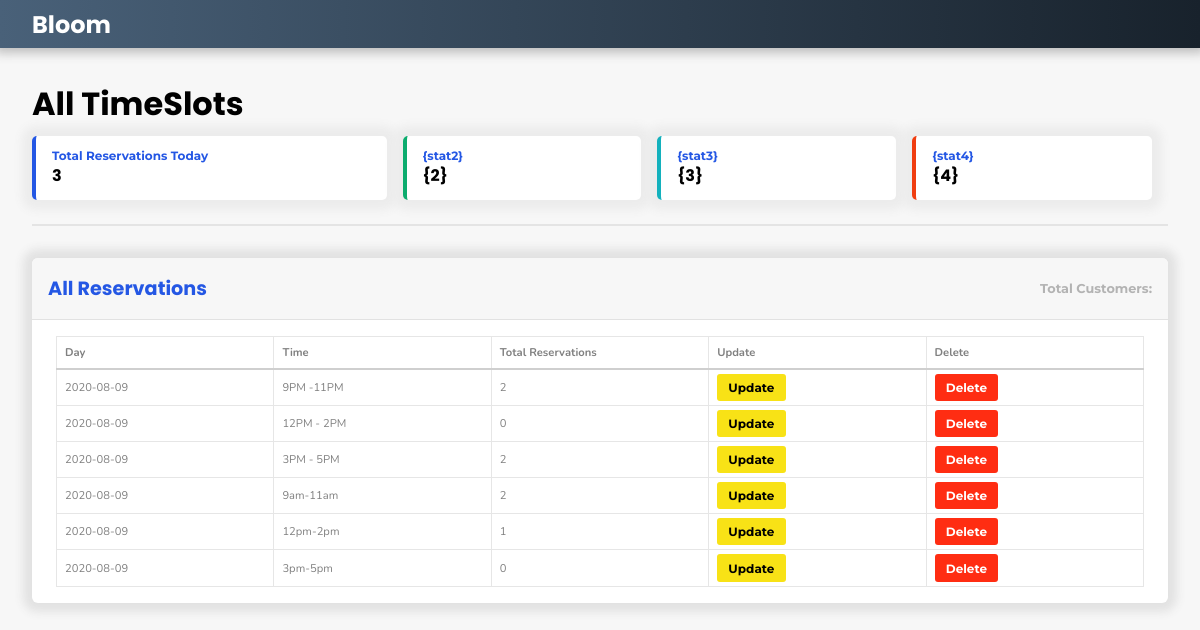
The page /timeslots/ on the database as committed earlier.
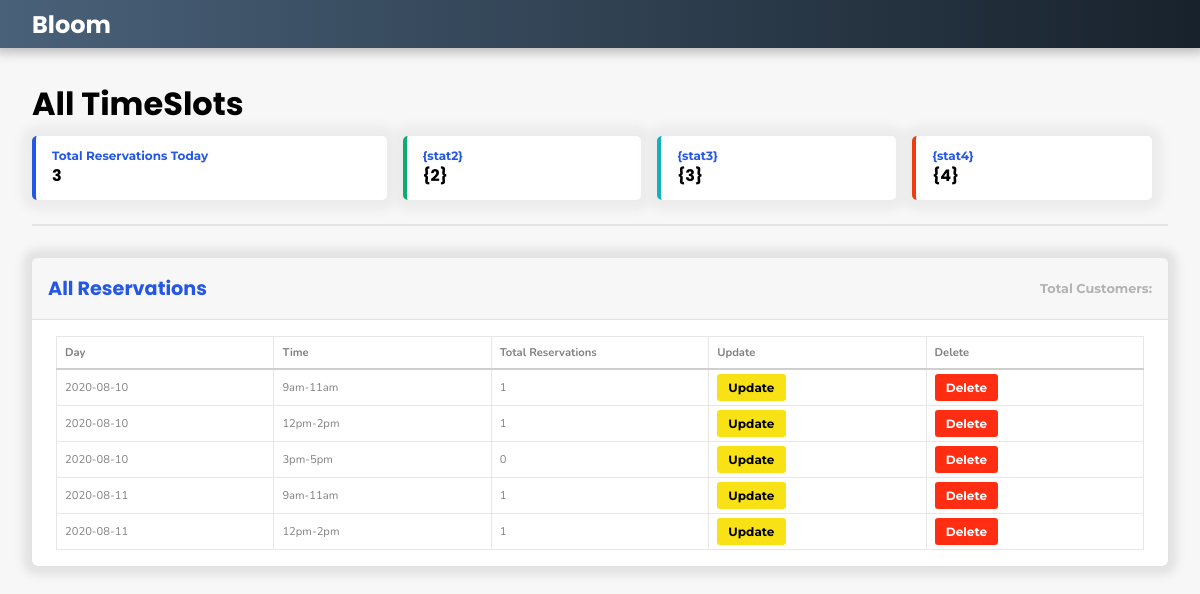
The same page on the database as committed later.
### reservations/models.py (models this page shows, shortened)
class TimeSlot(models.Model):
    TIMESLOTS = (
        ('9am-11am','9am-11am'),
        ('12pm-2pm','12pm-2pm'),
        ('3pm-5pm','3pm-5pm'),
    )
    time_slot = models.CharField(max_length=10, null=True, choices=TIMESLOTS, default="Choose a time window")
    day = models.ForeignKey(Day, related_name="timeslot_set", null=True, on_delete= models.CASCADE)
    capacity = models.IntegerField(blank=True, default=13, editable=False)

class Day(models.Model):
    today = date.today()
    tomorrow = today + timedelta(days=1)
    day = models.DateField(default=tomorrow, blank=False)
    date_created = models.DateField(default=today, blank=False)
    notes = models.TextField(max_length=2000, null=True, blank=True)
    def __str__(self):
        return "{}".format(self.day)

### reservations/views_read.py (the view)
# urls.py: path('timeslots/', timeslots_all_page),
def timeslots_all_page(request):
    timeslots = TimeSlot.objects.all()
    page_title = "All TimeSlots"
    context = {"page_title":page_title, 'timeslots':timeslots}
    template_name = 'timeslot/timeslots_all.html'
    return render(request, template_name, context)

### reservations/templates/timeslot/timeslots_all.html (shortened to what this page needs)
{% extends "base.html" %}
{% load static %}
{% block extra_head %}
<link rel="stylesheet" type="text/css" href="{% static 'css/customer/customer.css' %}">
{% endblock %}
{% block content %}
<div class="section">
</div>
<div class="card">
    <header>
        <h2>All Reservations</h2>
        <h4>Total Customers: {{residents.count}}</h4>
    </header>
    <div class="body">
        <table class="table-slot">
            <tr>
                <th id="name">Day</th>
                <th>Time</th>
                <th>Total Reservations</th>
                <th>Update</th>
                <th>Delete</th>
            </tr>
            {% for timeslot in timeslots %}
            <tr class="data">
                <td>{{timeslot.day}}</td>
                <td>{{timeslot.time_slot}}</td>
                <td>{{timeslot.reservation_set.count}}</td>
                <td><button class='btn btn-info'>Update</button></td>
                <td><button class='btn btn-danger'>Delete</button></td>
            </tr>
            {% endfor %}
        </table>
    </div>
</div>
{% endblock %}

### reservations/templates/base.html (shortened to what this page needs)
{% load static %}
<!DOCTYPE html>
<html lang="en">
<head>
    <link rel="stylesheet" type="text/css" href="{% static 'css/main/base.css' %}">
    {% block extra_head %}
    {% endblock %}
</head>
<body>
    {%  include 'navbar.html' %}
    <div class="content">
        {%  include 'statsbar.html' %}
        {% block content %}
        {% endblock %}
    </div>
</body>
</html>

### reservations/templates/navbar.html
{% load static %}
<link rel="stylesheet" type="text/css" href="{% static 'css/main/navbar.css' %}">
<nav class="navbar">
    <h1>Bloom</h1>
</nav>

### reservations/templates/statsbar.html
{% load static %}
<h1 class="title">{{page_title}}</h1>
<div id="stats" class="section">
    <div id="stat1" class="stat">
        <h2 class="title">Total Reservations Today</h2>
        <h3 class="value">3</h3>
    </div>
    <div id="stat2" class="stat">
        <h2 class="title">{stat2}</h2>
        <h3 class="value">{2}</h3>
    </div>
    <div id="stat3" class="stat">
        <h2 class="title">{stat3}</h2>
        <h3 class="value">{3}</h3>
    </div>
    <div id="stat4" class="stat">
        <h2 class="title">{stat4}</h2>
        <h3 class="value">{4}</h3>
    </div>
</div>
<hr>

### static/css/customer/customer.css (style rules this page uses)
.btn { -webkit-box-sizing: border-box; box-sizing: border-box; height: 1.7rem; display: -webkit-box; display: -ms-flexbox; display: flex; -webkit-box-pack: center; -ms-flex-pack: center; justify-content: center; -webkit-box-align: center; -ms-flex-align: center; align-items: center; font-size: 12px; font-family: "Montserrat", sans-serif; font-weight: 700; color: white; overflow: hidden; padding: 0 0.7rem 0 0.7rem; margin: 4px 0 4px 0; border-radius: 3px; border: none; background: #2457e4; }
.btn-info { background: #f8e216; color: black; }
.btn-danger { color: white; background: #ff2d12; }

### static/css/main/navbar.css (style rules this page uses)
.navbar { width: 100%; height: 3rem; display: -webkit-box; display: -ms-flexbox; display: flex; -webkit-box-align: center; -ms-flex-align: center; align-items: center; background: -webkit-gradient(linear, left top, right top, from(#496179), to(#18222c)); background: linear-gradient(to right, #496179, #18222c); padding: 0 2rem 0 2rem; -webkit-box-shadow: #bebebe 0 0 10px 5px; box-shadow: #bebebe 0 0 10px 5px; }
.navbar h1 { font-family: 'Poppins', sans-serif; color: white; }

Rows that differ between the two databases and show on the page:
removed TimeSlot: day "2020-08-09", time_slot "12PM - 2PM", reservation_set.count "0"
removed TimeSlot: day "2020-08-09", time_slot "3PM - 5PM", reservation_set.count "2"
removed TimeSlot: day "2020-08-09", time_slot "9am-11am", reservation_set.count "2"
removed TimeSlot: day "2020-08-09", time_slot "12pm-2pm", reservation_set.count "1"
removed TimeSlot: day "2020-08-09", time_slot "3pm-5pm", reservation_set.count "0"
added TimeSlot: day "2020-08-10", time_slot "9am-11am", reservation_set.count "1"
added TimeSlot: day "2020-08-10", time_slot "12pm-2pm", reservation_set.count "1"
added TimeSlot: day "2020-08-10", time_slot "3pm-5pm", reservation_set.count "0"
added TimeSlot: day "2020-08-11", time_slot "9am-11am", reservation_set.count "1"
changed TimeSlot (number 5 of 5 on the later page): day "2020-08-09" → "2020-08-11"; time_slot "9PM -11PM" → "12pm-2pm"; reservation_set.count "2" → "1"
